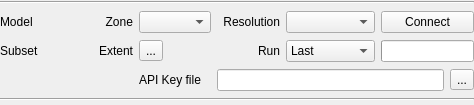
<?xml version="1.0" encoding="UTF-8"?>
<ui version="4.0">
 <class>ReosMeteoFranceAromeApiWidget</class>
 <widget class="QWidget" name="ReosMeteoFranceAromeApiWidget">
  <property name="geometry">
   <rect>
    <x>0</x>
    <y>0</y>
    <width>474</width>
    <height>105</height>
   </rect>
  </property>
  <property name="windowTitle">
   <string>Form</string>
  </property>
  <layout class="QGridLayout" name="gridLayout" columnstretch="0,0,0,0,0,0,0">
   <property name="leftMargin">
    <number>0</number>
   </property>
   <property name="topMargin">
    <number>0</number>
   </property>
   <property name="rightMargin">
    <number>0</number>
   </property>
   <property name="bottomMargin">
    <number>0</number>
   </property>
   <item row="6" column="0" colspan="7">
    <widget class="Line" name="line_2">
     <property name="orientation">
      <enum>Qt::Horizontal</enum>
     </property>
    </widget>
   </item>
   <item row="3" column="0">
    <widget class="QLabel" name="label_7">
     <property name="sizePolicy">
      <sizepolicy hsizetype="Preferred" vsizetype="Preferred">
       <horstretch>0</horstretch>
       <verstretch>0</verstretch>
      </sizepolicy>
     </property>
     <property name="text">
      <string>Subset</string>
     </property>
    </widget>
   </item>
   <item row="1" column="1">
    <widget class="QLabel" name="label_3">
     <property name="text">
      <string>Zone</string>
     </property>
     <property name="alignment">
      <set>Qt::AlignRight|Qt::AlignTrailing|Qt::AlignVCenter</set>
     </property>
    </widget>
   </item>
   <item row="1" column="2">
    <widget class="QComboBox" name="mZoneCombo"/>
   </item>
   <item row="0" column="0" colspan="7">
    <widget class="Line" name="line">
     <property name="orientation">
      <enum>Qt::Horizontal</enum>
     </property>
    </widget>
   </item>
   <item row="3" column="4">
    <widget class="QComboBox" name="mRunCombo">
     <item>
      <property name="text">
       <string>Last</string>
      </property>
     </item>
     <item>
      <property name="text">
       <string>Before last</string>
      </property>
     </item>
    </widget>
   </item>
   <item row="1" column="3">
    <widget class="QLabel" name="label_4">
     <property name="text">
      <string>Resolution</string>
     </property>
     <property name="alignment">
      <set>Qt::AlignRight|Qt::AlignTrailing|Qt::AlignVCenter</set>
     </property>
    </widget>
   </item>
   <item row="3" column="5" colspan="2">
    <widget class="QProgressBar" name="mProgressBar">
     <property name="value">
      <number>0</number>
     </property>
     <property name="textVisible">
      <bool>false</bool>
     </property>
     <property name="format">
      <string>%p%</string>
     </property>
    </widget>
   </item>
   <item row="1" column="5" colspan="2">
    <widget class="QPushButton" name="mConnectButton">
     <property name="text">
      <string>Connect</string>
     </property>
    </widget>
   </item>
   <item row="1" column="4">
    <widget class="QComboBox" name="mResolCombo"/>
   </item>
   <item row="1" column="0">
    <widget class="QLabel" name="label_5">
     <property name="sizePolicy">
      <sizepolicy hsizetype="Preferred" vsizetype="Preferred">
       <horstretch>0</horstretch>
       <verstretch>0</verstretch>
      </sizepolicy>
     </property>
     <property name="text">
      <string>Model</string>
     </property>
    </widget>
   </item>
   <item row="3" column="1">
    <widget class="QLabel" name="label_2">
     <property name="text">
      <string>Extent</string>
     </property>
     <property name="alignment">
      <set>Qt::AlignRight|Qt::AlignTrailing|Qt::AlignVCenter</set>
     </property>
    </widget>
   </item>
   <item row="3" column="2">
    <widget class="QToolButton" name="mExtentButton">
     <property name="text">
      <string>...</string>
     </property>
     <property name="toolButtonStyle">
      <enum>Qt::ToolButtonTextBesideIcon</enum>
     </property>
    </widget>
   </item>
   <item row="3" column="3">
    <widget class="QLabel" name="label_6">
     <property name="text">
      <string>Run</string>
     </property>
     <property name="alignment">
      <set>Qt::AlignRight|Qt::AlignTrailing|Qt::AlignVCenter</set>
     </property>
    </widget>
   </item>
   <item row="4" column="2">
    <widget class="QLabel" name="label">
     <property name="sizePolicy">
      <sizepolicy hsizetype="Preferred" vsizetype="Preferred">
       <horstretch>0</horstretch>
       <verstretch>0</verstretch>
      </sizepolicy>
     </property>
     <property name="text">
      <string>API Key file</string>
     </property>
    </widget>
   </item>
   <item row="4" column="6">
    <widget class="QToolButton" name="mApiKeyFileButton">
     <property name="text">
      <string>...</string>
     </property>
    </widget>
   </item>
   <item row="4" column="3" colspan="3">
    <widget class="QLineEdit" name="mKeyFileLineEdit"/>
   </item>
  </layout>
 </widget>
 <tabstops>
  <tabstop>mZoneCombo</tabstop>
  <tabstop>mResolCombo</tabstop>
  <tabstop>mConnectButton</tabstop>
  <tabstop>mExtentButton</tabstop>
  <tabstop>mRunCombo</tabstop>
  <tabstop>mKeyFileLineEdit</tabstop>
  <tabstop>mApiKeyFileButton</tabstop>
 </tabstops>
 <resources/>
 <connections/>
</ui>
